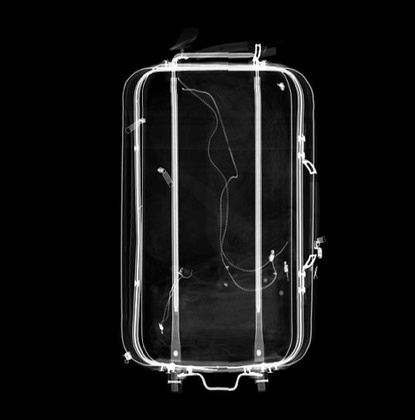
%> input picture testHE_n1.jpg, 415 x 420 px, shrunk from 537 x 543 before the run
$ octave HW_3_6.m   (GNU Octave 9; MATLAB toolbox functions it lacks are replaced by stand-ins)
%> lines starting %> are read from the running program, lines starting %| are printed output that depends on the picture
### ToGray.m
function GrayImage=ToGray(RGBImage)
    [rows,cols,channels] = size(RGBImage);
    if channels == 1
        GrayImage = RGBImage;
        return;
    end
    RGBImage = double(RGBImage);
    GrayImage = uint8(zeros(rows,cols));
    for i = 1:rows
        for j = 1:cols
            GrayImage(i,j)=round(RGBImage(i,j,1)*0.2989+RGBImage(i,j,2)*0.5870+RGBImage(i,j,3)*0.1140);
        end
    end
    GrayImage = uint8(GrayImage);

### get_hist.m
function hist = get_hist(GrayImage)
    [rows,cols] = size(GrayImage);
    hist = zeros(1,256);
    for i = 1:rows
        for j = 1:cols
            hist(GrayImage(i,j)+1) = hist(GrayImage(i,j)+1) + 1;
        end
    end

### pixel_map.m
function newPixelVal = pixel_map(hist,dimImage)
    frequency = hist/(dimImage(1)*dimImage(2));
    accumulation = zeros(1,256);
    accumulation(1,1)=frequency(1,1);
    for i = 2:256
        accumulation(1,i) = accumulation(1,i-1) + frequency(1,i);
    end

    newPixelVal = floor(accumulation * 255);


### CLHE.m
function clipHist = CLHE(clipLimit,Image)
    % input Image should be a gray image and the clipLimit can't be too
    % small
    [rows,cols,channels] = size(Image);
    if channels~=1
        error('ERROR: the Image should be a gray image!');
    end
    clipLimit = ceil(clipLimit * rows * cols);
    % compute the frequency of the image
    hist = get_hist(Image);
    % total number of pixels overflowing clip limit in each bin
    totalExcess = sum(max(hist - clipLimit,0));
    averageIncrease = floor(totalExcess / 256);
    upperLimit = clipLimit - averageIncrease;

    %%裁剪原则
    %frequency高于clipLimit，直接置为clipLimit
    %frequency处于clipLimit和upperLimit之间，填补至clipLimit
    %frequency低于upperLimit,增加averageIncrease大小
    %剩余的frequency分给值仍然小于clipLimit的像素
    clipHist = hist;
    for i = 1:256
        if hist(i) > clipLimit
            clipHist(i) = clipLimit;
        else
            if hist(i) > upperLimit
                clipHist(i) = clipLimit;
                totalExcess = totalExcess - (hist(i)-upperLimit);
            else
                clipHist(i) = hist(i) + averageIncrease;
                totalExcess = totalExcess - averageIncrease;
            end
        end
    end
    % redistribute the remaining pixels
    while(totalExcess ~= 0)
        startIndex = 1 + floor(255 * rand());
        for i = startIndex:256
            if clipHist(i) < clipLimit
                clipHist(i) = clipHist(i) + 1;
            end
            totalExcess = totalExcess - 1;
            if (totalExcess == 0)
                break;
            end
        end
    end


### HW_3_6.m
clear all;
clc;

RGBImage = imread('testHE_n1.jpg');
%> RGBImage is the input picture: size 420x415x3 uint8; min 0, max 255, mean 19.8
GrayImage = ToGray(RGBImage);
[rows,cols] = size(GrayImage);
%> rows = 420; cols = 415
oldHist = get_hist(GrayImage);
%> after the loop in get_hist, `for i = 1:rows`: hist = 256 values, max 108949 at index 1, min 0 at index 256, mean 680.9
%> oldHist has the same summary as hist in get_hist
pixelMap = pixel_map(oldHist,size(GrayImage));
%> in pixel_map, `frequency = hist/(dimImage(1)*dimImage(2));`: frequency = 256 values, max 0.625 at index 1, min 0 at index 256, mean 0.00391
%> after the loop in pixel_map, `for i = 2:256`: accumulation = 256 values from 0.625 to 1
%> in pixel_map, `newPixelVal = floor(accumulation * 255);`: newPixelVal = 256 values from 159 to 255
%> pixelMap = 256 values from 159 to 255
newGrayImage = uint8(zeros(rows,cols));
for i=1:rows
    for j=1:cols
        newGrayImage(i,j) = pixelMap(GrayImage(i,j)+1);
    end
end
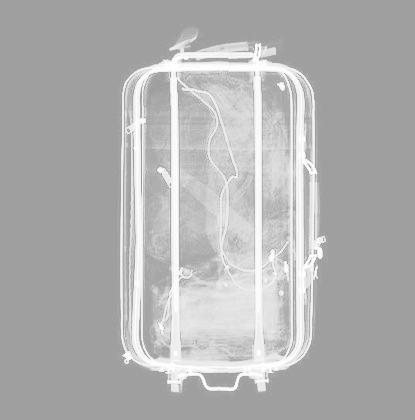
%> newGrayImage: size 420x415 uint8; min 159, max 255, mean 177.1
newHist = get_hist(newGrayImage);
%> newHist = 256 values, max 108949 at index 160, min 0 at index 1, mean 680.9
figure(11);
subplot(1,2,1);
imshow(GrayImage);
title('原灰度图');
subplot(1,2,2);
imshow(newGrayImage);
title('直方图均衡化灰度图');
figure(12);
subplot(1,2,1);
bar(0:255,oldHist);
axis([0 255 0 max(oldHist)]);
title('原灰度图hist');
subplot(1,2,2);
bar(0:255,newHist);
axis([0 255 0 max(newHist)]);
title('直方图均衡化灰度图hist');
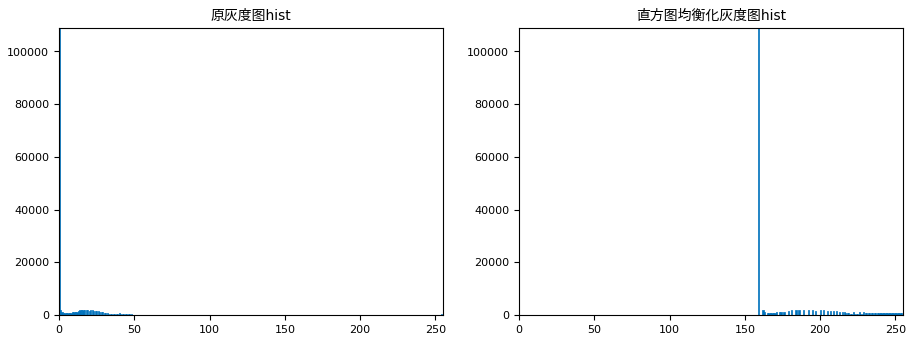
%> figure redrawn from the program's plot data, 2 panels; panel 1: tallest bar 108949 high, from x = -0.4 to 0.4; panel 2: tallest bar 108949 high, from x = 158.6 to 159.4


% CLHE
clip = 0.0001;
clipHist = CLHE(clip,newGrayImage);
%> in CLHE, `totalExcess = sum(max(hist - clipLimit,0));`: totalExcess = 173076
%> in CLHE, `averageIncrease = floor(totalExcess / 256);`: averageIncrease = 676
%> in CLHE, `upperLimit = clipLimit - averageIncrease;`: upperLimit = -658
%> in CLHE, `clipHist = hist;`: clipHist has the same summary as newHist outside CLHE
%> the loop in CLHE, `for i = 1:256` made 256 passes
%> totalExcess on passes 1 to 12: 172418, 171760, 171102, 170444, 169786, 169128, 168470, 167812, 167154, 166496, 165838, 165180
%> after the loop in CLHE, `for i = 1:256`: clipHist = 256 values from 18 to 18; totalExcess = 49372
%> after the loop in CLHE, `while(totalExcess ~= 0)`: totalExcess = 0
%> clipHist = 256 values from 18 to 18
CLHEPixelMap = pixel_map(clipHist,size(newGrayImage));
%> CLHEPixelMap = 256 values from 0 to 6
CLHEGrayImage = uint8(zeros(rows,cols));
for i=1:rows
    for j=1:cols
        CLHEGrayImage(i,j) = CLHEPixelMap(newGrayImage(i,j)+1);
    end
end
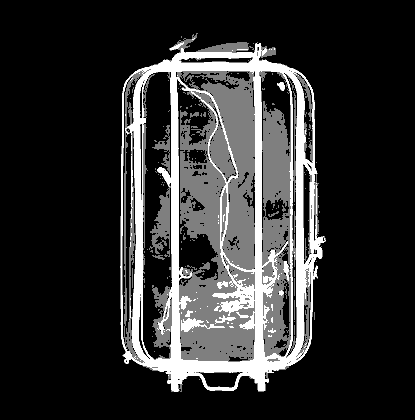
%> CLHEGrayImage: size 420x415 uint8; min 4, max 6, mean 4.38; drawn with min black and max white
figure(21);
subplot(1,2,1);
imshow(newGrayImage);
title('原灰度图');
subplot(1,2,2);
imshow(CLHEGrayImage);
title('对比度限制直方图均衡化灰度图');
figure(22);
subplot(1,2,1);
bar(0:255,newHist);
axis([0 255 0 max(max(newHist),clip*cols*rows+100)]);
hold on
plot([0,255],[clip*cols*rows clip*cols*rows],'r')
title('原灰度图hist');
subplot(1,2,2);
bar(0:255,clipHist);
axis([0 255 0 max(max(clipHist),clip*cols*rows+100)]);
hold on
plot([0,255],[clip*cols*rows clip*cols*rows],'r')
title('对比度限制直方图均衡化灰度图hist');
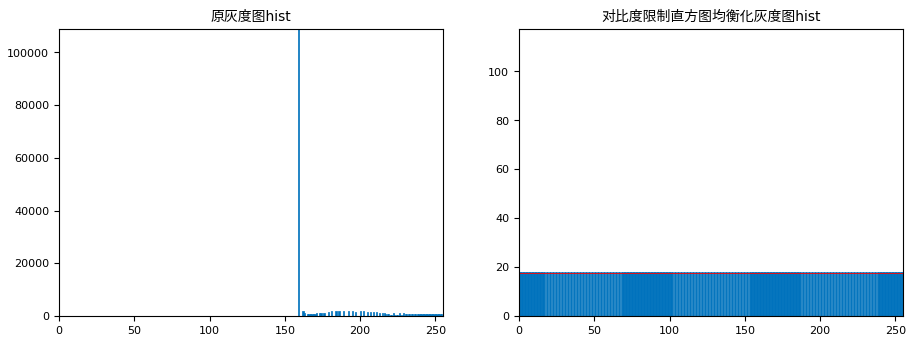
%> figure redrawn from the program's plot data, 2 panels; panel 1: tallest bar 108949 high, from x = 158.6 to 159.4
